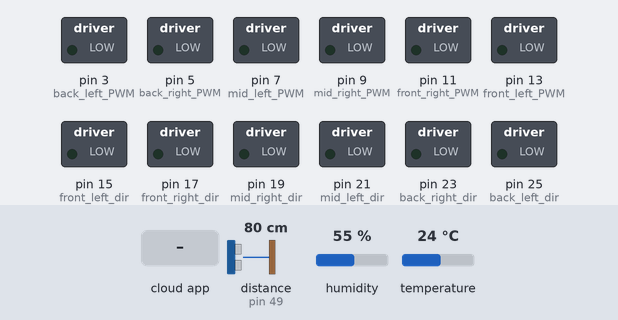
Recording of a sketch running on a simulated Arduino Mega 2560, built with avr-gcc and run on an emulated ATmega2560. Parts: switched loads named in the sketch (green lamp = pin HIGH). Wiring (inferred from the names in the program): ultrasonic range finder: trigger pin 48; echo pin 49. The test bench sets the inputs (shaded band); at power-on: distance to the obstacle (sensor on pin 49) 80 cm, humidity 55 %, temperature 24 °C. The echo pulse lasts 58.3 µs per cm; the ROS host is connected and sends only what is stated; pins used as bus, display or sensor lines are not drawn.

Above: at 1.2 s.
1.3 s: the phone or cloud app sets linear.x to -100
At 2.0 s:
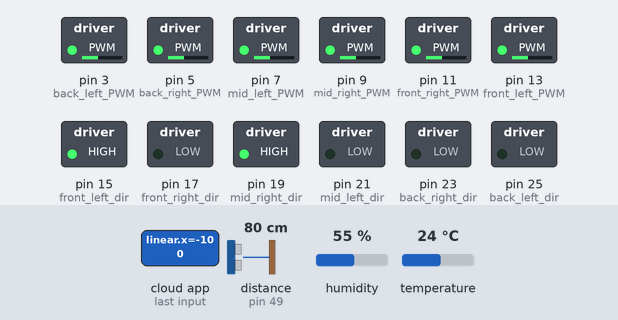
2.8 s: the phone or cloud app sets linear.x to 0
At 3.2 s:
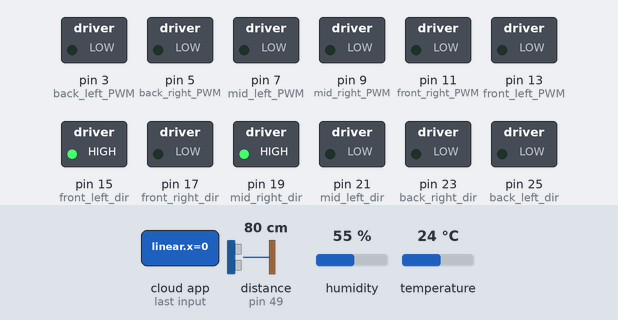
4.3 s: the phone or cloud app sets angular.z to -100
At 5.5 s:
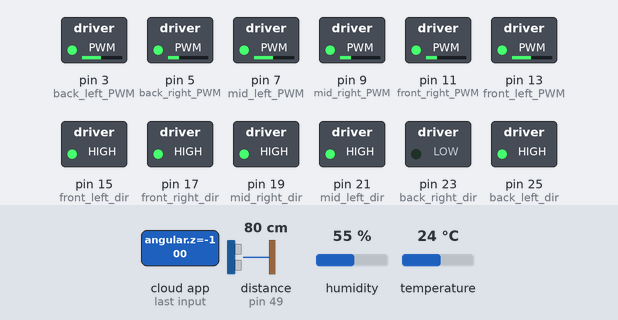
5.8 s: the phone or cloud app sets angular.z to 0
At 6.8 s:
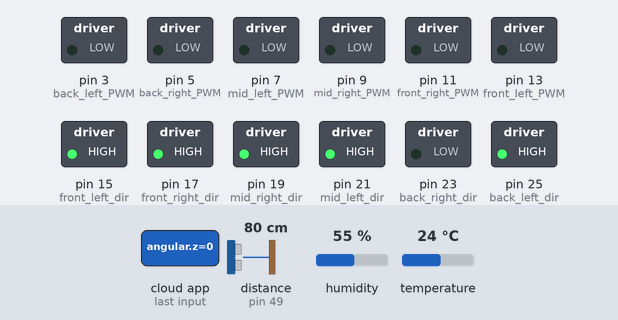
7.3 s: the phone or cloud app sets linear.x to 100
At 7.9 s:
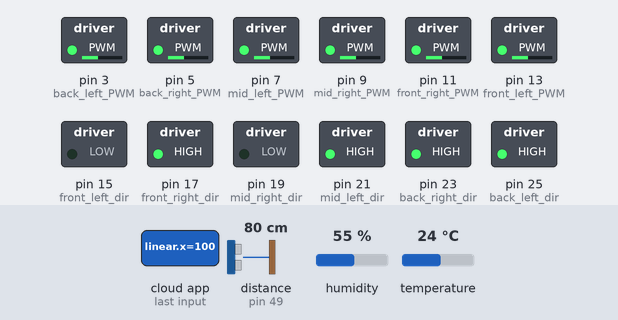
8.8 s: the phone or cloud app sets linear.x to 0
At 9.1 s:
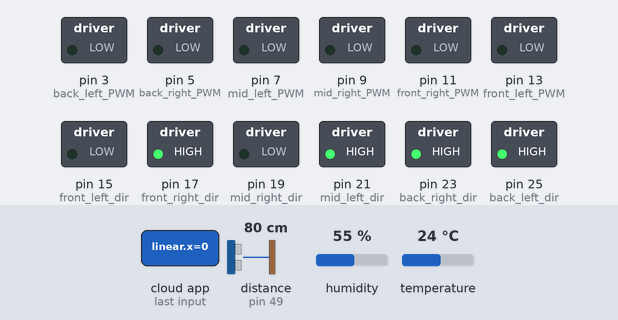
Timing chart, 0 to 11.3 s (numbered marks = the images above; inputs shaded):
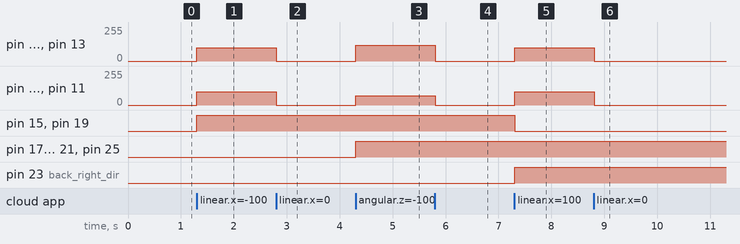

The sketch:

final_code_ros.ino
```cpp
#include <ros.h>
#include <geometry_msgs/Twist.h>
#include <geometry_msgs/Vector3.h>
#include <std_msgs/Empty.h>
#include <ArduinoHardware.h>
#include <string.h>
#include <std_msgs/Float32.h>
#include <std_msgs/Int16.h>
#include <DHT.h>

//left motors direction pins
#define front_left_dir     15
#define mid_left_dir       21
#define back_left_dir      25
//left motor speed pins
#define front_left_PWM     13
#define mid_left_PWM        7
#define back_left_PWM       3


//right motors direction pins
#define front_right_dir     17
#define mid_right_dir       19
#define back_right_dir      23
//right motor speed pins
#define front_right_PWM     11
#define mid_right_PWM       9
#define back_right_PWM      5

// Create a ROS node handle and a publisher for twist messages
ros::NodeHandle nh;


//ultrsonic pins
const int trigPin1 = 48;   //trigger pin of ultrasonic 1
const int echoPin1 = 49;  //echo pin of ultrasonic 1
const int trigPin2 = 44;  //trigger pin of ultrasonic 2
const int echoPin2 = 43;  //echo pin of ultrasonic 2

// Define the DHT pin and type
#define DHTPIN 40     // what pin we're connected to
#define DHTTYPE DHT11   // DHT 11
DHT dht(DHTPIN, DHTTYPE);  // Initialize DHT sensor for normal 16mhz Arduino


// Create a message object for the motor control topic
geometry_msgs::Twist twist_msg;   // Motor control message type is Twist

 //create the massage of the ultrasonic
std_msgs::Float32 ultrasonic1;
std_msgs::Float32 ultrasonic2;

//publish the ultrasonic massage
ros::Publisher pub1("ultrasonic1", &ultrasonic1);  //publish ultrasonic 1 data
ros::Publisher pub2("ultrasonic2", &ultrasonic2);  //publish ultrasonic 2 data


//DHT publish
std_msgs::Float32 temperature_msg;  // Create a message object for temperature data
std_msgs::Float32 hum_msg;

ros::Publisher temp_pub("temperature", &temperature_msg); // Create a publisher object for temperature data
ros::Publisher hum_pub("humidity", &hum_msg);

 void twistCallback(const geometry_msgs::Twist &twist) {

  geometry_msgs::Vector3 linear = twist.linear;
  float LinerVelocity = float(linear.x);
  //float LinerVelocity = twist.linear.x;

  geometry_msgs::Vector3 angular = twist.angular;
  float AngularVelocity = float(angular.z);
  //float AngularVelocity = twist.angular.z;

  if (LinerVelocity > 0.1)
  {
    //forward
     digitalWrite(front_left_dir, LOW);
     digitalWrite(mid_left_dir, HIGH);
     digitalWrite(back_left_dir, HIGH);
     digitalWrite(front_right_dir, HIGH);
     digitalWrite(mid_right_dir, LOW);
     digitalWrite(back_right_dir, HIGH);
     analogWrite(front_left_PWM ,100);
     analogWrite(mid_left_PWM ,100);
     analogWrite(back_left_PWM ,100);

     analogWrite(front_right_PWM ,100);
     analogWrite(mid_right_PWM ,100);
     analogWrite(back_right_PWM ,100);

  }else if (LinerVelocity< -0.1)
  {
    //backward
     digitalWrite(front_left_dir, HIGH);
     digitalWrite(mid_left_dir,  LOW);
     digitalWrite(back_left_dir,  LOW);
     digitalWrite(front_right_dir,  LOW);
     digitalWrite(mid_right_dir,  HIGH);
     digitalWrite(back_right_dir,  LOW);
     analogWrite(front_left_PWM ,100);
     analogWrite(mid_left_PWM ,100);
     analogWrite(back_left_PWM ,100);

     analogWrite(front_right_PWM ,100);
     analogWrite(mid_right_PWM ,100);
     analogWrite(back_right_PWM ,100);


  }
  else if(AngularVelocity > 0.1) {
    //left
     digitalWrite(front_left_dir, LOW);
     digitalWrite(mid_left_dir,  LOW);
     digitalWrite(back_left_dir,  LOW);
     digitalWrite(front_right_dir,  LOW);
     digitalWrite(mid_right_dir,  LOW);
     digitalWrite(back_right_dir,  HIGH);
     analogWrite(front_left_PWM ,120);
     analogWrite(mid_left_PWM ,120);
     analogWrite(back_left_PWM ,120);

     analogWrite(front_right_PWM ,70);
     analogWrite(mid_right_PWM ,70);
     analogWrite(back_right_PWM ,70);

    } else if (AngularVelocity < -0.1){
      //right
     digitalWrite(front_left_dir, HIGH);
     digitalWrite(mid_left_dir,  HIGH);
     digitalWrite(back_left_dir,  HIGH);
     digitalWrite(front_right_dir,  HIGH);
     digitalWrite(mid_right_dir,  HIGH);
     digitalWrite(back_right_dir,  LOW);
     analogWrite(front_left_PWM ,120);
     analogWrite(mid_left_PWM ,120);
     analogWrite(back_left_PWM ,120);

     analogWrite(front_right_PWM ,70);
     analogWrite(mid_right_PWM ,70);
     analogWrite(back_right_PWM ,70);

    }
    else
    {
      analogWrite(front_left_PWM ,0);
     analogWrite(mid_left_PWM ,0);
     analogWrite(back_left_PWM ,0);

     analogWrite(front_right_PWM ,0);
     analogWrite(mid_right_PWM ,0);
     analogWrite(back_right_PWM ,0);
    }


 }


ros::Subscriber<geometry_msgs::Twist> sub("cmd_vel", &twistCallback);


 void setup() {

     // Initialize motor pins as outputs

  nh.advertise(pub1);   //advertise the topic for publishing data from Ultrasonics 1
  nh.advertise(pub2);   //advertise the topic for publishing data from Ultrasonics 2
  dht.begin();   // Initialize the DHT sensor
  nh.advertise(temp_pub);   // Advertise the topic containing temperature data


  pinMode(trigPin1, OUTPUT);     //set trigger pin as output for Ultrasonics 1
  pinMode(echoPin1, INPUT);      //set echo pin as input for Ultrasonics 1

  pinMode(trigPin2, OUTPUT);     //set trigger pin as output for Ultrasonics 2
  pinMode(echoPin2, INPUT);      //set echo pin as input for Ultrasonics 2

  pinMode(front_left_dir,OUTPUT);
  pinMode(mid_left_dir,OUTPUT);
  pinMode(back_left_dir,OUTPUT);
  pinMode(front_left_PWM,OUTPUT);
  pinMode(mid_left_PWM,OUTPUT);
  pinMode(back_left_PWM,OUTPUT);

  pinMode(front_right_dir,OUTPUT);
  pinMode(mid_right_dir,OUTPUT);
  pinMode(back_right_dir,OUTPUT);
  pinMode(front_right_PWM,OUTPUT);
  pinMode(mid_right_PWM,OUTPUT);
  pinMode(back_right_PWM,OUTPUT);


     // Initialize ROS node handle and subscriber

     nh.initNode();
     nh.subscribe(sub);
     Serial.begin(57600);
 }

 void loop() {
     ultrasonic_1(trigPin1,echoPin1);
     ultrasonic_2(trigPin2,echoPin2);

     DHT_reader();

     nh.spinOnce();

 }


void ultrasonic_1(int trig, int echo)
{
   long duration, distance;      //variable to store duration and distance value from both the sensors
   digitalWrite(trigPin1, LOW);      //set trigger to low for Ultrasonics 1
     delayMicroseconds(2);            //delay of 2 microseconds before sending a pulse to trigger Pin of Ultrasonics 1

     digitalWrite(trigPin1, HIGH);     //send a 10 microsecond pulse to trigger Pin of Ultrasonics 1
     delayMicroseconds(10);

     digitalWrite(trigPin1, LOW);      //set trigger to low again for Ultrasonics 1

     duration = pulseIn(echoPin1, HIGH);//read the echo Pin and store the time taken by the pulse in a variable called duration for Ultrasonics 1

     distance= (duration/2) / 29.1;    /*calculate the distance by dividing it by 29.1 (speed of sound is 340 m/s and it takes time to travel back and forth so divide it by two).
                                        To convert cm into meters*/

     ultrasonic1.data = distance;   // Assigns the calculated distance to a message variable

     pub1.publish(&ultrasonic1);     // Publishes the message variable to topic "distance"
}
void ultrasonic_2(int trig, int echo)
{
   long duration, distance;      //variable to store duration and distance value from both the sensors
   digitalWrite(trigPin1, LOW);      //set trigger to low for Ultrasonics 1
     delayMicroseconds(2);            //delay of 2 microseconds before sending a pulse to trigger Pin of Ultrasonics 1

     digitalWrite(trigPin1, HIGH);     //send a 10 microsecond pulse to trigger Pin of Ultrasonics 1
     delayMicroseconds(10);

     digitalWrite(trigPin1, LOW);      //set trigger to low again for Ultrasonics 1

     duration = pulseIn(echoPin1, HIGH);//read the echo Pin and store the time taken by the pulse in a variable called duration for Ultrasonics 1

     distance= (duration/2) / 29.1;    /*calculate the distance by dividing it by 29.1 (speed of sound is 340 m/s and it takes time to travel back and forth so divide it by two).
                                        To convert cm into meters*/

     ultrasonic2.data = distance;   // Assigns the calculated distance to a message variable

     pub2.publish(&ultrasonic2);     // Publishes the message variable to topic "distance"
}
void DHT_reader(){
    float t = dht.readTemperature();   // Read temperature as Celsius (the default)
    float h = dht.readHumidity();
    if (isnan(t)) {   // Check if any reads failed and exit early (to try again).

        Serial.println("Failed to read from DHT sensor!");

        return; }

    else {   // Publish the message containing the temperature data on ROS topic if read is successful

        temperature_msg.data = t;     // Assign the read value to the message object's data field
        hum_msg.data=h;
        temp_pub.publish(&temperature_msg);     // Publish the message object on ROS topic }
        hum_pub.publish(&hum_msg);
    //delay(2000);
        }

}
```

Measured:
- after the input at 1.3 s, pin 3 (back_left_PWM), pin 5 (back_right_PWM), pin 7 (mid_left_PWM), pin 9 (mid_right_PWM), pin 11 (front_right_PWM), pin 13 (front_left_PWM): 0/255 → 100/255 at once; pin 15 (front_left_dir), pin 19 (mid_right_dir): LOW → HIGH at once
- after the input at 2.8 s, pin 3 (back_left_PWM), pin 5 (back_right_PWM), pin 7 (mid_left_PWM), pin 9 (mid_right_PWM), pin 11 (front_right_PWM), pin 13 (front_left_PWM): 100/255 → 0/255 at once
- after the input at 4.3 s, pin 3 (back_left_PWM), pin 7 (mid_left_PWM), pin 13 (front_left_PWM): 0/255 → 120/255 at once; pin 5 (back_right_PWM), pin 9 (mid_right_PWM), pin 11 (front_right_PWM): 0/255 → 70/255 at once; pin 17 (front_right_dir), pin 21 (mid_left_dir), pin 25 (back_left_dir): LOW → HIGH at once
- after the input at 5.8 s, pin 3 (back_left_PWM), pin 7 (mid_left_PWM), pin 13 (front_left_PWM): 120/255 → 0/255 at once; pin 5 (back_right_PWM), pin 9 (mid_right_PWM), pin 11 (front_right_PWM): 70/255 → 0/255 at once
- after the input at 7.3 s, pin 3 (back_left_PWM), pin 5 (back_right_PWM), pin 7 (mid_left_PWM), pin 9 (mid_right_PWM), pin 11 (front_right_PWM), pin 13 (front_left_PWM): 0/255 → 100/255 at once; pin 15 (front_left_dir), pin 19 (mid_right_dir): HIGH → LOW at once; pin 23 (back_right_dir): LOW → HIGH at once
- after the input at 8.8 s, pin 3 (back_left_PWM), pin 5 (back_right_PWM), pin 7 (mid_left_PWM), pin 9 (mid_right_PWM), pin 11 (front_right_PWM), pin 13 (front_left_PWM): 100/255 → 0/255 at once
